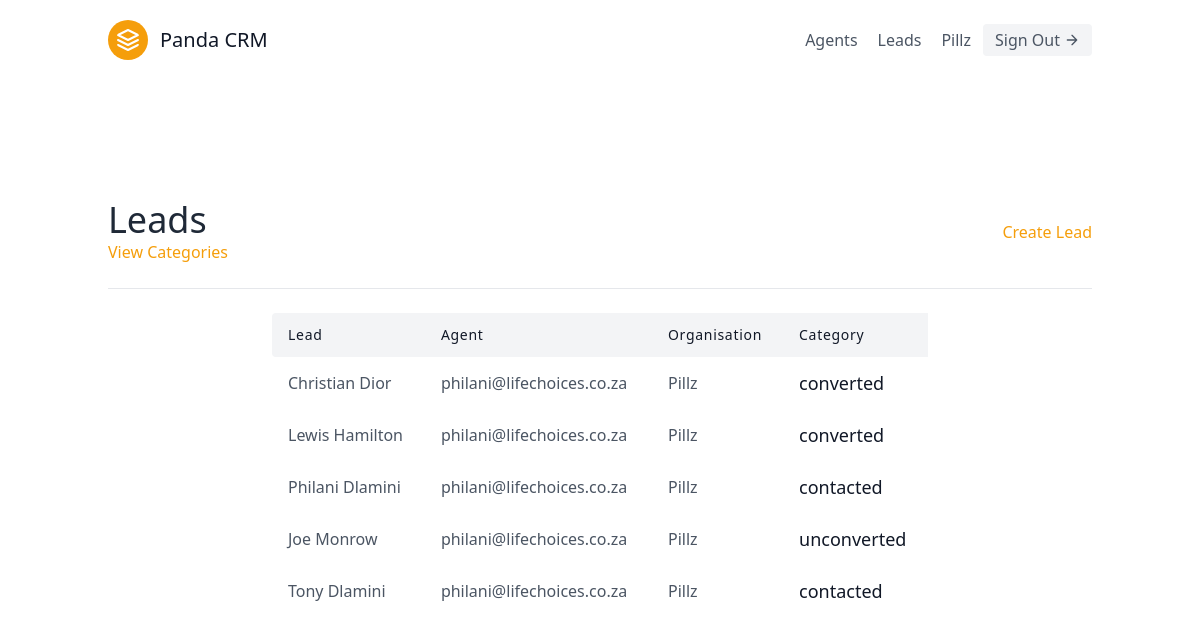
Screenshot of /leads/ (signed in) with the database file from the repository.
### leads/models.py (models this page shows)
class User(AbstractUser):
    is_organisor = models.BooleanField(default=True)
    is_agent = models.BooleanField(default=False)

class Lead(models.Model):
    first_name = models.CharField(max_length=45)
    last_name = models.CharField(max_length=45)
    age = models.CharField(max_length=45)
    description = models.TextField()
    date_added = models.DateTimeField(auto_now_add=True)
    phone_number = models.CharField(max_length=20)
    email = models.EmailField()
    agent = models.ForeignKey(
        Agent, null=True, blank=True, on_delete=models.SET_NULL)
    organization = models.ForeignKey(UserProfile, on_delete=models.CASCADE)
    category = models.ForeignKey(
        Category, related_name='leads', null=True, blank=True, on_delete=SET_NULL)
    def __str__(self):
        return f'{self.first_name} {self.last_name}'

class Agent(models.Model):
    user = models.OneToOneField(User, on_delete=models.CASCADE)
    organization = models.ForeignKey(UserProfile, on_delete=models.CASCADE)
    def __str__(self):
        return f' {self.user.email} '

class UserProfile(models.Model):
    user = models.OneToOneField(User, on_delete=models.CASCADE)
    def __str__(self):
        return self.user.username

class Category(models.Model):
    name = models.CharField(max_length=30)
    organization = models.ForeignKey(
        UserProfile, on_delete=models.CASCADE)
    def __str__(self):
        return self.name

### leads/views.py (the view)
# urls.py: path('', views.LeadListView.as_view(), name='homepage'),
class LeadListView(LoginRequiredMixin, ListView):
    template_name = 'home-page.html'
    context_object_name = 'leads'
    def get_queryset(self):
        user = self.request.user
        if user.is_organisor:
            queryset = Lead.objects.filter(
                organization=user.userprofile, agent__isnull=False)
        else:
            queryset = Lead.objects.filter(
                organization=user.agent.organization, agent__isnull=False)
            queryset = queryset.filter(agent__user=user)
        return queryset
    def get_context_data(self, **kwargs):
        context = super(LeadListView, self).get_context_data(**kwargs)
        user = self.request.user
        if user.is_organisor:
            queryset = Lead.objects.filter(
                organization=user.userprofile, agent__isnull=True)
            context.update({
                "unassigned_leads":  queryset,
            })
        return context

### templates/home-page.html (shortened to what this page needs)
{% extends 'base.html'%} {% block content %}
<section class="text-gray-600 body-font">
  <div class="container px-5 py-24 mx-auto flex flex-wrap">
    <div
      class="w-full mb-6 py-6 flex justify-between items-center border-b border-gray-200"
    >
      <div>
        <h1 class="text-4xl text-gray-800">Leads</h1>
        <a
          href="{% url 'leads:category-list' %} "
          class="text-yellow-500 hover:text-blue-500"
        >
          View Categories
        </a>
      </div>
      <div>
        {% if request.user.is_organisor%}
        <a
          href="{% url 'leads:lead-create' %} "
          class="text-yellow-500 hover:text-blue-500"
        >
          Create Lead
        </a>
        {% endif %}
      </div>
    </div>
    <div class="lg:w-2/3 w-full mx-auto overflow-auto">
      <table class="table-auto w-full text-left whitespace-no-wrap">
        <thead>
          <tr>
            <th class="px-4 py-3 title-font tracking-wider font-medium text-gray-900 text-sm bg-gray-100 rounded-tl rounded-bl">Lead</th>
            <th class="px-4 py-3 title-font tracking-wider font-medium text-gray-900 text-sm bg-gray-100">Agent</th>
            <th class="px-4 py-3 title-font tracking-wider font-medium text-gray-900 text-sm bg-gray-100">Organisation</th>
            <th class="px-4 py-3 title-font tracking-wider font-medium text-gray-900 text-sm bg-gray-100">Category</th>
          </tr>
        </thead>
        <tbody>
          {% for lead in leads %}
          <tr>
            <td class="px-4 py-3">
              <a href="{% url 'leads:lead-detail' lead.pk %}" class="hover:text-blue-500">
                {{lead}}
              </a>
            </td>
            <td class="px-4 py-3">{{lead.agent}}</td>
            <td class="px-4 py-3">{{lead.organization}}</td>
            <td class="px-4 py-3 text-lg text-gray-900">{{lead.category}}</td>
          </tr>
          {% endfor %}
        </tbody>
      </table>
    </div>
  </div>
</section>
{% endblock content %}

### templates/base.html (shortened to what this page needs)
{% load static %}
<!DOCTYPE html>
<html lang="en">
  <head>
    <link
      href="https://unpkg.com/tailwindcss@^2/dist/tailwind.min.css"
      rel="stylesheet"
    />
    <link href="{% static 'css/style.css' %}" rel="stylesheet" />
  </head>
  <body>
    {% include 'navbar.html' %} {% block content %}{% endblock content %}
  </body>
</html>

### templates/navbar.html (shortened to what this page needs)
<header class="text-gray-600 body-font">
  <div
    class="container mx-auto flex flex-wrap p-5 flex-col md:flex-row items-center"
  >
    <a
      class="flex title-font font-medium items-center text-gray-900 mb-4 md:mb-0"
    >
      <svg
        xmlns="http://www.w3.org/2000/svg"
        fill="none"
        stroke="currentColor"
        stroke-linecap="round"
        stroke-linejoin="round"
        stroke-width="2"
        class="w-10 h-10 text-white p-2 bg-yellow-500 rounded-full"
        viewBox="0 0 24 24"
      >
        <path
          d="M12 2L2 7l10 5 10-5-10-5zM2 17l10 5 10-5M2 12l10 5 10-5"
        ></path>
      </svg>
      <span class="ml-3 text-xl">Panda CRM</span>
    </a>
    <nav
      class="md:ml-auto flex flex-wrap items-center text-base justify-center"
    >
      {% if not request.user.is_authenticated%}
      <a href="{% url 'signup' %}" class="mr-5 hover:text-gray-900">Sign up</a>
      {% else %}
      {% if request.user.is_organisor%}
      <a href="{% url 'agents:agent-list' %}" class="mr-5 hover:text-gray-900">
        Agents
      </a>
      {% endif %}
      <a href="{% url 'leads:homepage' %}" class="mr-5 hover:text-gray-900">
        Leads
      </a>
      {% endif %}
    </nav>
    {% if request.user.is_authenticated%} {{ request.user.username }}
    <a
      href="{% url 'logout' %}"
      class="ml-3 inline-flex items-center bg-gray-100 border-0 py-1 px-3 focus:outline-none hover:bg-gray-200 rounded text-base mt-4 md:mt-0"
    >
      Sign Out
      <svg
        fill="none"
        stroke="currentColor"
        stroke-linecap="round"
        stroke-linejoin="round"
        stroke-width="2"
        class="w-4 h-4 ml-1"
        viewBox="0 0 24 24"
      >
        <path d="M5 12h14M12 5l7 7-7 7"></path>
      </svg>
    </a>
    {% endif %}
  </div>
</header>

### rows the page displays
User: user.username "Pillz"
Lead: first_name+last_name "Christian Dior", agent "philani@lifechoices.co.za", organization "Pillz", category "converted"
Lead: first_name+last_name "Lewis Hamilton", agent "philani@lifechoices.co.za", organization "Pillz", category "converted"
Lead: first_name+last_name "Philani Dlamini", agent "philani@lifechoices.co.za", organization "Pillz", category "contacted"
Lead: first_name+last_name "Joe Monrow", agent "philani@lifechoices.co.za", organization "Pillz", category "unconverted"
Lead: first_name+last_name "Tony Dlamini", agent "philani@lifechoices.co.za", organization "Pillz", category "contacted"
